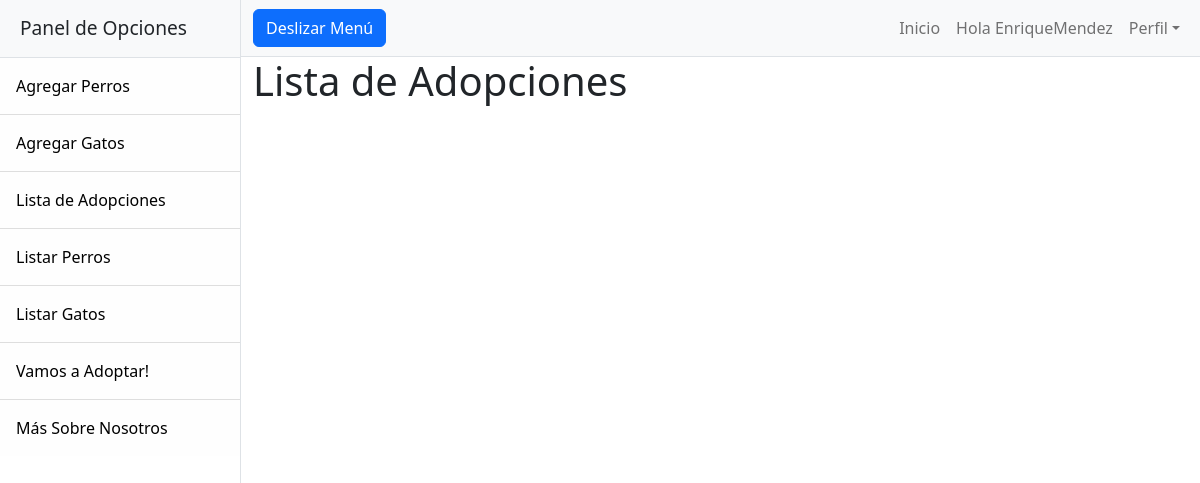
/Centro-Adopcion/lista-adopciones/ (signed in), run on an earlier commit of the app's database.
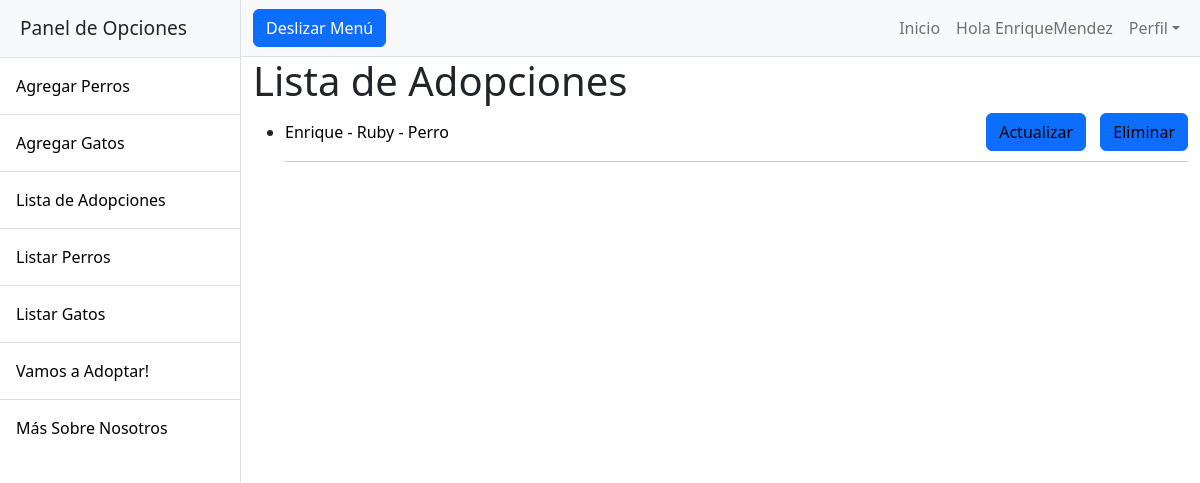
And on a later commit of the database.
### Centro_Adopcion/models.py (models this page shows)
class Adopted_Pet(models.Model):
    User_Name=models.CharField(max_length=40, verbose_name="Nombre Real:")
    User_Lastname=models.CharField(max_length=40, verbose_name="Apellido:")
    User_Adress=models.CharField(max_length=100, verbose_name="Su dirección:")
    Celphone_Number=models.IntegerField(verbose_name="Numero de telefono:") #Este si lo puse como Int porque solo pondrán un numero de telefono.
    Pet_Name=models.CharField(max_length=40, verbose_name="Nombre de la mascota que quiere Adoptar:")
    Pet_Race=models.CharField(max_length=40, verbose_name="Su especie(Perro o Gato):")
    def __str__(self):
        return f'{self.User_Name} - {self.Pet_Name} - {self.Pet_Race}'
    class Meta:
        verbose_name = 'Adopted Pet'
        verbose_name_plural = 'Adopted Pets'

### Centro_Adopcion/views.py (the view)
# urls.py: path('lista-adopciones/', AdoptList.as_view(), name='adopciones_list'),
@method_decorator(staff_member_required, name='dispatch')
class AdoptList(LoginRequiredMixin, ListView):
  model = Adopted_Pet
  template_name = 'adopciones_list.html'
  context_object_name = "adopciones"

### Centro_Adopcion/templates/adopciones_list.html
{% extends 'base.html' %}
{% block content %}
<h1>Lista de Adopciones</h1>
<ul>
  {% for adopcion in adopciones %}
    <li style="margin-bottom: 10px; padding-bottom: 10px; border-bottom: 1px solid #ccc;">
      <div style="display: flex; justify-content: space-between; align-items: center;">
        <div>
          <a href="{% url 'DetalleAdopcion' adopcion.id %}" style="color: black; text-decoration: none;">{{ adopcion }}</a>
        </div>
        {% if user.is_staff %}
        <div>
          <button style="margin-left: 10px;" class="btn btn-primary" id="sidebarToggle">
            <a href="{% url 'ActualizaAdopcion' adopcion.id %}" style="color: black; text-decoration: none;">Actualizar</a>
          </button>
          <button style="margin-left: 10px;" class="btn btn-primary" id="sidebarToggle">
            <a href="{% url 'EliminaAdopcion' adopcion.id %}" style="color: black; text-decoration: none;">Eliminar</a>
          </button>
        </div>
        {% endif %}
      </div>
    </li>
  {% endfor %}
</ul>
{% endblock %}

What changed in the data, as far as the page shows it:
added Adopted_Pet: User_Name+Pet_Name+Pet_Race "Enrique - Ruby - Perro"
